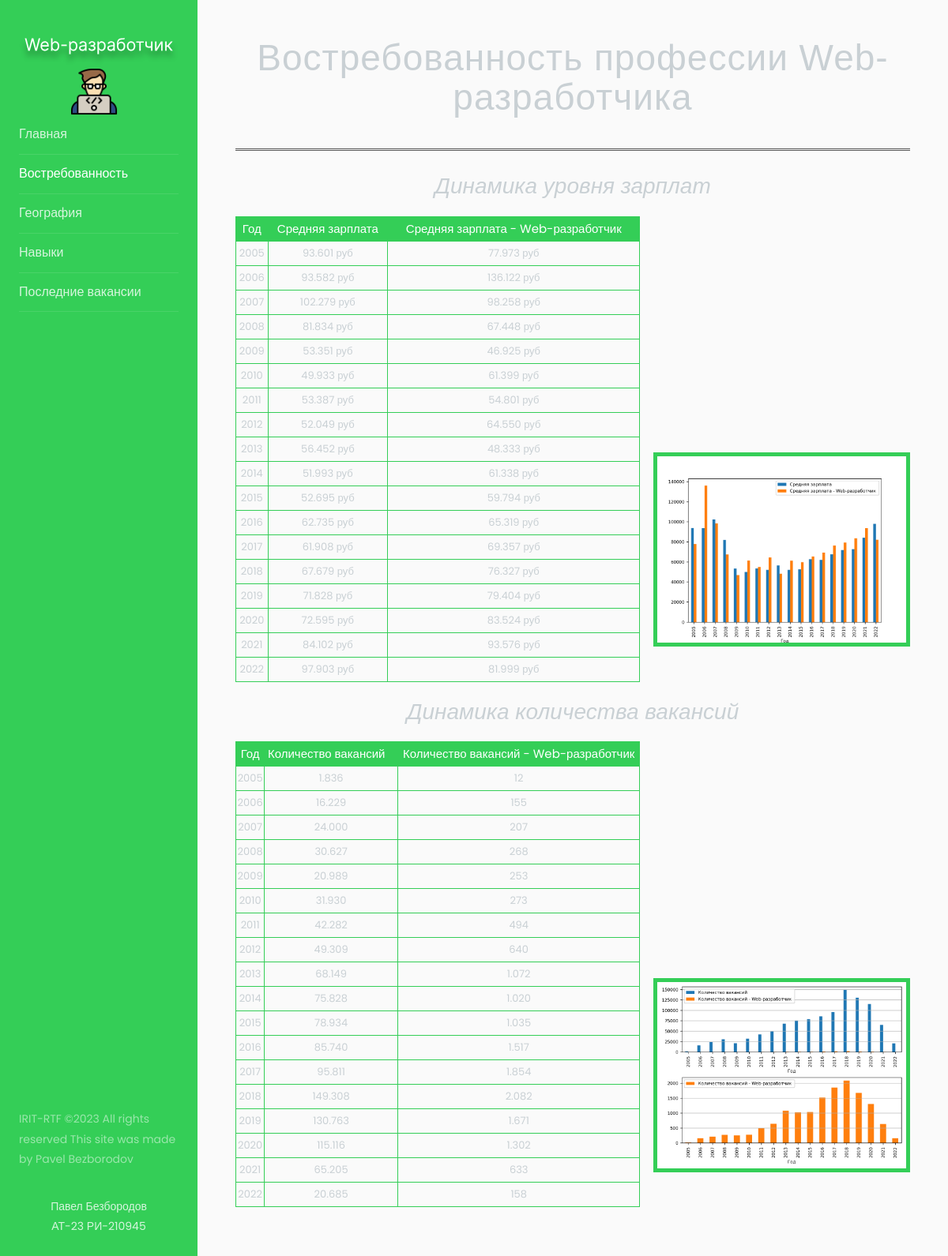
The app's page /demand with its own data.
### web/models.py (models this page shows)
class Navigation(models.Model):
    title = models.FileField(upload_to='photos/%Y/%m/%d', blank = False, verbose_name='Заголовок в SVG формате')
    logo_field = models.ImageField(upload_to='photos/%Y/%m/%d', blank=False, verbose_name='Логотип')
    first_menu = models.TextField(blank=False, verbose_name='Первый пункт меню', max_length=25)
    second_menu = models.TextField(blank=False, verbose_name='Второй пункт меню', max_length=25)
    thierd_menu = models.TextField(blank=False, verbose_name='Третий пункт меню', max_length=25)
    fourth_menu = models.TextField(blank=False, verbose_name='Четвертый пункт меню',max_length=25)
    fifth_menu = models.TextField(blank=False, verbose_name='Пятый пункт меню', max_length=25)
    all_rights = models.TextField(blank=False, verbose_name='Организация', max_length=255)
    author = models.TextField(blank=False, verbose_name='Автор', max_length=50)

class Demand(models.Model):
    main_title = models.CharField(max_length=255, blank=True, verbose_name='Заголовок страницы')
    first_title = models.CharField(max_length=255,blank=True, verbose_name='Заголовок блока')
    first_content = models.TextField(blank=True, verbose_name='Табличка для первого блока')
    first_photo = models.ImageField(upload_to='photos/%Y/%m/%d', blank=False, verbose_name='Первое фото')
    second_title = models.CharField(max_length=255, blank=True,  verbose_name='Заголовок второго блока')
    second_content = models.TextField(blank=True,  verbose_name='Табличка для второго блока')
    second_photo = models.ImageField(upload_to='photos/%Y/%m/%d', blank=False, verbose_name='Второе фото')

### web/views.py (the view)
# urls.py: path('demand', views.demand, name='demand'),
def demand(request):
    navigation_results_demand = Navigation.objects.all();
    demand_results = Demand.objects.all();
    context_demand = {'demand_results': demand_results, 'navigation_results_demand': navigation_results_demand}
    return render(request, 'demand.html', context_demand)

### templates/demand.html (shortened to what this page needs)
<!doctype html>
<html lang="ru">
{% load static %}
<head>
    <link rel="stylesheet" href="https://stackpath.bootstrapcdn.com/font-awesome/4.7.0/css/font-awesome.min.css">
    <link rel="stylesheet" type="text/css" href=" {% static '/css/style.css' %} ">
</head>
<body id="bg" style="background-image: url('{% static "media/back.png" %}')" ;>
<div class="wrapper d-flex align-items-stretch">
    {% for nav in navigation_results_demand %}
        <nav id="sidebar">
            <div class="p-4 pt-5">
                <img class="notice" src="{{ nav.title.url }}" alt="">
                <ul class="list-unstyled components mb-5">
                    <a href="/"><img class="imgsize" src="{{ nav.logo_field.url }}" alt=""></a>
                    <li>
                        <a href="/">{{ nav.first_menu }}</a></li>
                    <li class="active">
                        <a href="{% url 'demand' %}">{{ nav.second_menu }}</a>
                    </li>
                    <li>
                        <a href="{% url 'geography' %}">{{ nav.thierd_menu }}</a>
                    </li>
                    <li>
                        <a href="{% url 'skills' %}">{{ nav.fourth_menu }}</a>
                    </li>
                    <li>
                        <a href="{% url 'last_vacancies' %}">{{ nav.fifth_menu }}</a>
                    </li>
                </ul>
                <div class="footer" style="margin-top: 500%">
                    <p>
                        {{ nav.all_rights|safe }}
                    </p>
                    <p id="name" class="info">{{ nav.author|safe }}</p>
                </div>
            </div>
        </nav>
    {% endfor %}
    <div id="content" class="p-4 p-md-5 pt-5">
        {% for item in demand_results %}
            <h2 class="mb-4">{{ item.main_title }}</h2>
            <h3>{{ item.first_title }}</h3>
            <div class="mobile-table">
                {{ item.first_content|safe }}
                <img id="graph" src="{{ item.first_photo.url }}" alt="">
            </div>
            <h3>{{ item.second_title }}</h3>
            <div class="mobile-table">
                {{ item.second_content|safe }}
                <img id="graph" src="{{ item.second_photo.url }}" alt="">
            </div>
        {% endfor %}
    </div>
</div>
</body>
</html>

### records on screen
Navigation: title (picture), logo_field (picture), first_menu "Главная", second_menu "Востребованность", thierd_menu "География", fourth_menu "Навыки", fifth_menu "Последние вакансии", all_rights "IRIT-RTF © All rights reserved This site was made by Pavel Bezborodov", author "Павел Безбородов АТ-23 РИ-210945"
Demand: main_title "Востребованность профессии Web-разработчика", first_title "Динамика уровня зарплат", first_content "Год Средняя зарплата Средняя зарплата - Web-разработчик 2005 93.601 руб 77.973 руб 2006 93.582 руб 136.122 руб 2007 102.279 руб 98.258 руб 2008 81.834 руб 67.448 руб 2009 53.351 руб 46.925 руб 2010 49.933 руб 61.399 руб 2011 53.387 руб 54.801 руб 2012 52.049 руб 64.550 руб 2013 56.452 руб 48.333 руб 2014 51.993 руб 61.338 руб 2015 52.695 руб 59.794 руб 2016 62.735 руб 65.319 руб 2017 61.908 руб 69.357 руб 2018 67.679 руб 76.327 руб 2019 71.828 руб 79.404 руб 2020 72.595 руб 83.524 руб 2021 84.102 руб 93.576 руб 2022 97.903 руб 81.999 руб", first_photo (picture), second_title "Динамика количества вакансий", second_content "Год Количество вакансий Количество вакансий - Web-разработчик 2005 1.836 12 2006 16.229 155 2007 24.000 207 2008 30.627 268 2009 20.989 253 2010 31.930 273 2011 42.282 494 2012 49.309 640 2013 68.149 1.072 2014 75.828 1.020 2015 78.934 1.035 2016 85.740 1.517 2017 95.811 1.854 2018 149.308 2.082 2019 130.763 1.671 2020 115.116 1.302 2021 65.205 633 2022 20.685 158", second_photo (picture)
